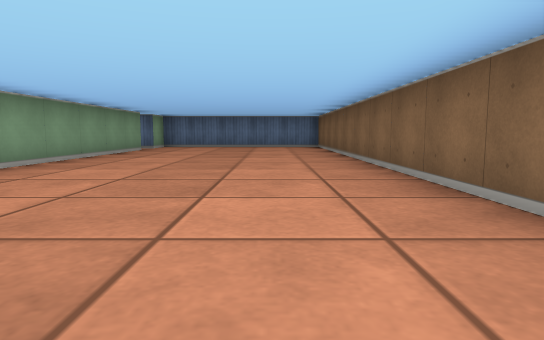
View 1 (above)

14 first-person views from a walk through a cub3D maze. The camera is about half as high as the walls, tilts 6° down and sees 75° across. The floor is counted in squares. Each view is taken from the middle of a square. On the plan, view 1 faces up. The plan holds only what a view shows up to about 9 squares ahead; the rest is blank.

View 2
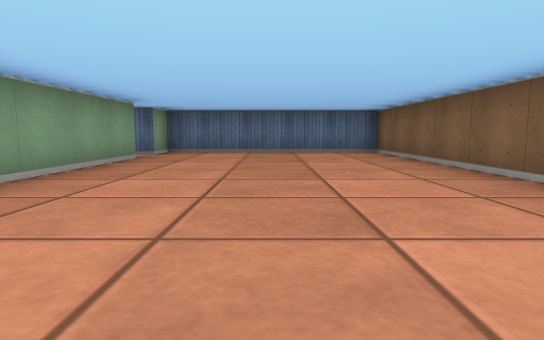

View 3
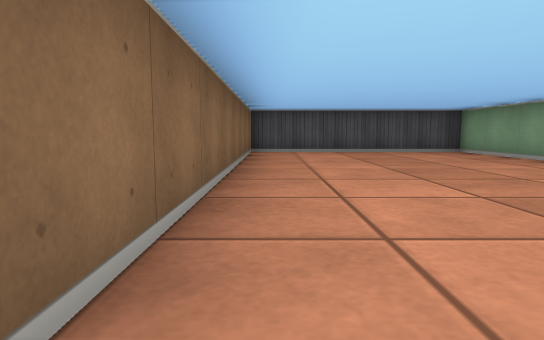

View 4
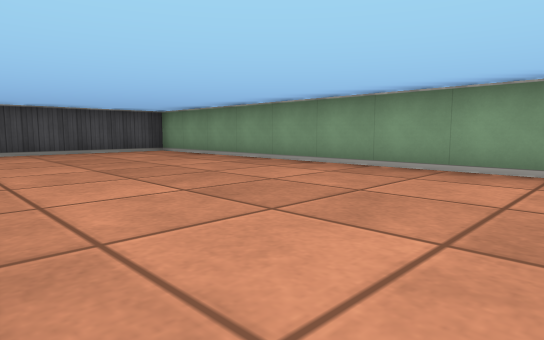

View 5
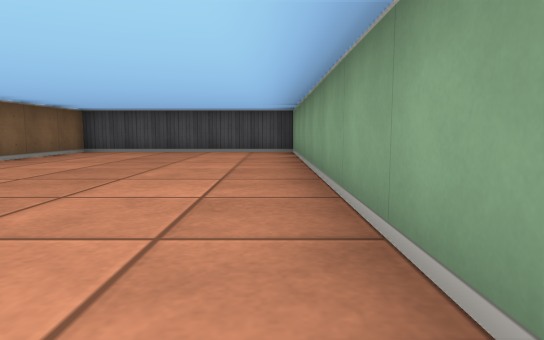

View 6
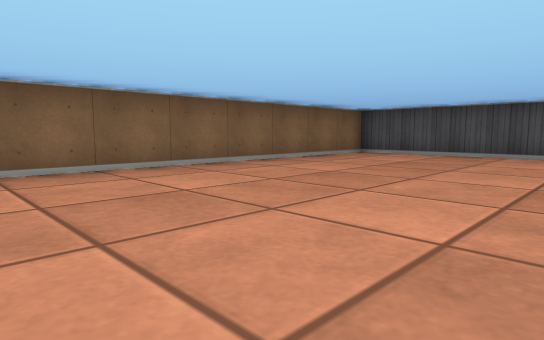

View 7
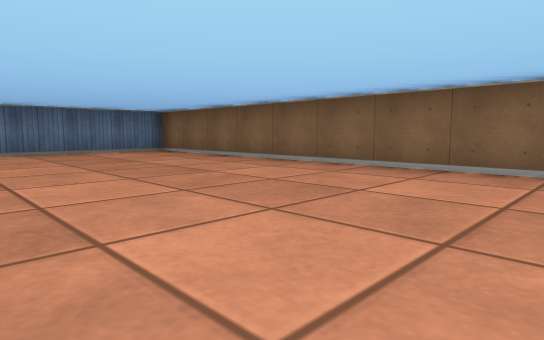

View 8
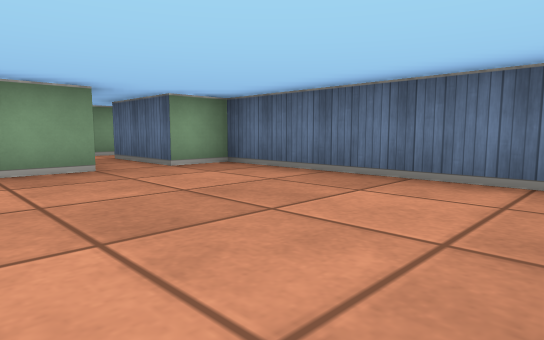

View 9
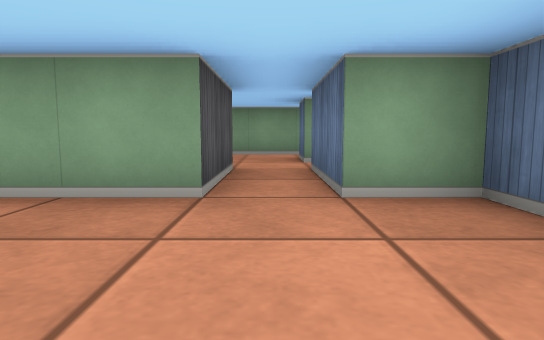

View 10
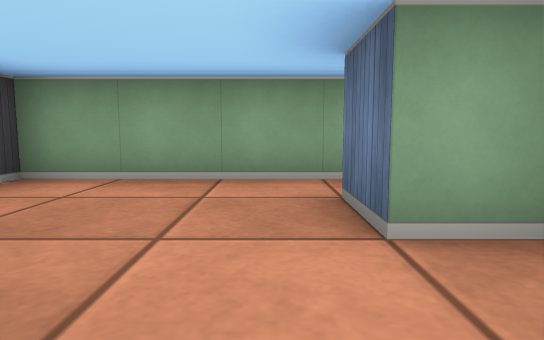

View 11
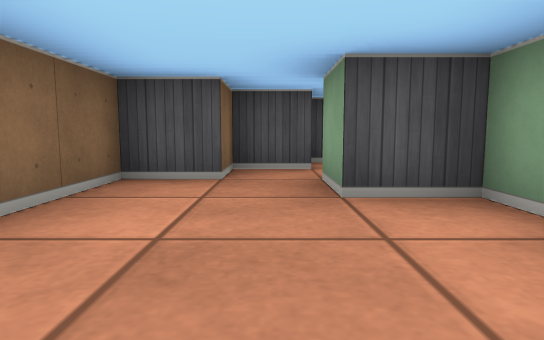

View 12
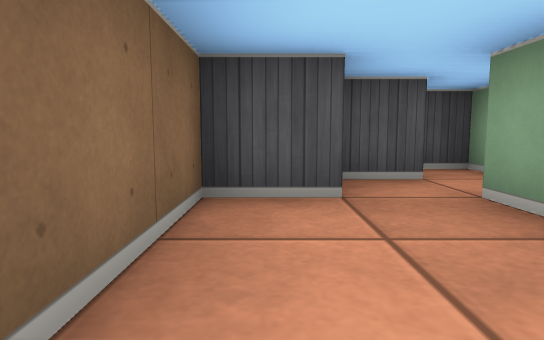

View 13
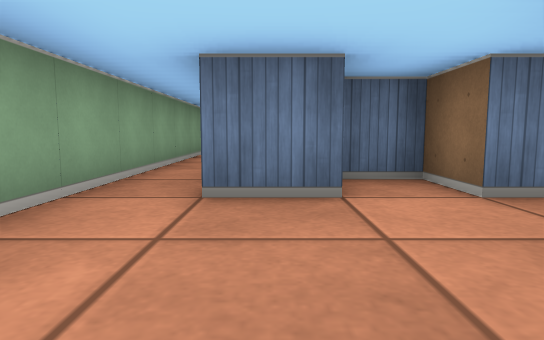

View 14
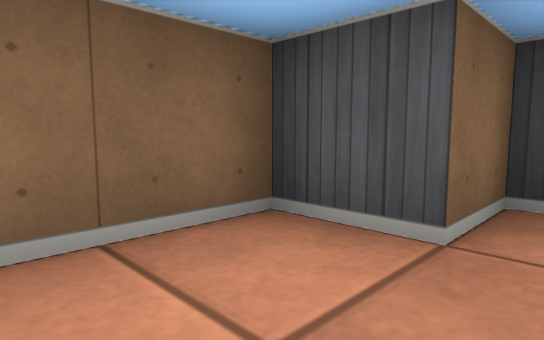

### Floor plan
Points are (right, up) in squares from view 1. A wall is a line through its corners. A room is listed if a view was taken in it or the views show most of it. See-through windows are left out.
Room 1 (views 1, 2, 3, 4, 5, 6, 7, 8, 9)
walls: (-3.5, 9.5) (-3.5, -3.5) (1.5, -3.5) (1.5, 11.5) (-3.5, 11.5) (-3.5, 10.5)
ways out: opening at (-4.5, 10) to room 2
Room 2 (views 10, 11, 12, 13, 14)
walls: (-5.5, 9.5) (-3.5, 9.5); (-6.5, 11.2) (-6.5, 10.5) (-7.5, 10.5); (-7.6, 5.5) (-6.5, 5.5) (-6.5, 6.5) (-5.5, 6.5) (-5.5, 8.5); (-3.5, 10.5) (-5.5, 10.5) (-5.5, 11.5) (-6.4, 11.5); (-8.5, 13.5) (-8.5, 7.5) (-7.5, 7.5) (-7.5, 6.5); (-8.6, 4.5) (-7.5, 4.5)
ways out: opening at (-4.5, 10) to room 1; opening at (-8, 14)

Positions as (right, up) in squares from view 1, and headings:
1: (0, 0), facing up
2: (-1, 3), facing up
3: (1, 5), facing down
4: (1, 5), facing down-left
5: (-3, 5), facing down
6: (-3, 4), facing down-right
7: (-3, 3), facing up-right
8: (1, 8), facing up-left
9: (-1, 10), facing left
10: (-5, 10), facing left
11: (-7, 10), facing down
12: (-6, 9), facing down
13: (-7, 8), facing up
14: (-7, 8), facing down-right
